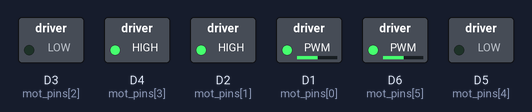
Bench run of a sketch on a simulated ESP8266 (NodeMCU). Shown: switched loads named in the sketch (green lamp = pin HIGH).

Above: at 0.1 s.
At 5.1 s:
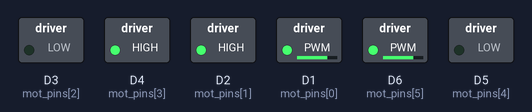
At 9.1 s:
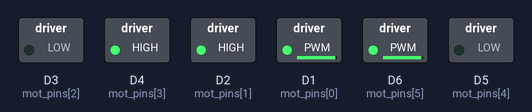
At 10.1 s:
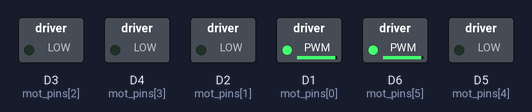
Timing chart, 0 to 11.6 s (numbered marks = the images above):
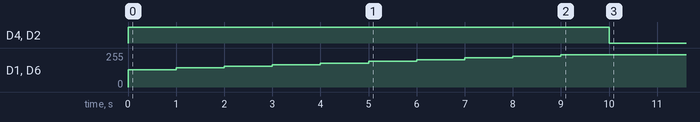

The sketch:

L298_interfacing.ino
```cpp
/*
 * L298 - interfacing
 *
 *
 */
#include "L298.h"

uint16_t i;

void setup()
{
    Serial.begin(9600);
    int d = 1000;
    config_pins();
    for(d = 0 ; d < 100 ; d+=10)
      move_tank(d, 0, 1000);

}
void loop()
{

}
```

L298.h
```cpp
#ifndef L298_H
#define L298_H

#include <arduino.h>

#define FRONT 0
#define BACK  1
#define POINT_R 2
#define POINT_L 3
#define OFF   4

uint8_t mot_pins[] = {D1, D2, D3, D4, D5, D6};

void move_tank(int speed, int dir, int duration);
void config_dir(int mode);
void config_pins();


void config_pins()
{
  analogWrite(mot_pins[0], 180);
  analogWrite(mot_pins[5], 180);
  for(int i = 1 ; i < 5 ; i++)
      pinMode(mot_pins[i], OUTPUT);
}
void move_tank(int speed, int dir, int duration)
{
    int l_speed, r_speed;
    l_speed = speed + dir;
    r_speed = speed - dir;

    l_speed = l_speed < 0 ? 0 : l_speed;
    r_speed = r_speed < 0 ? 0 : r_speed;
    l_speed = l_speed > 100 ? 100 : l_speed;
    r_speed = r_speed > 100 ? 100 : r_speed;

    l_speed = map(l_speed, 0, 100, 130, 255);
    r_speed = map(r_speed, 0, 100, 130, 255);

    //Serial.print(l_speed);
    //Serial.print(" | ");
    //Serial.println(r_speed);

    config_dir(FRONT);
    analogWrite(mot_pins[0], l_speed);
    analogWrite(mot_pins[5], r_speed);
    delay(duration);
    config_dir(OFF);
}
void config_dir(int mode)
{
    switch(mode)
    {
        case FRONT:
            digitalWrite(mot_pins[1], HIGH);
            digitalWrite(mot_pins[2], LOW);
            digitalWrite(mot_pins[3], HIGH);
            digitalWrite(mot_pins[4], LOW);
            break;
        case BACK:
            digitalWrite(mot_pins[1], LOW);
            digitalWrite(mot_pins[2], HIGH);
            digitalWrite(mot_pins[3], LOW);
            digitalWrite(mot_pins[4], HIGH);
            break;
        case POINT_L:
            digitalWrite(mot_pins[1], LOW);
            digitalWrite(mot_pins[2], HIGH);
            digitalWrite(mot_pins[3], HIGH);
            digitalWrite(mot_pins[4], LOW);
            break;
        case POINT_R:
            digitalWrite(mot_pins[1], HIGH);
            digitalWrite(mot_pins[2], LOW);
            digitalWrite(mot_pins[3], LOW);
            digitalWrite(mot_pins[4], HIGH);
            break;
        case OFF:
            digitalWrite(mot_pins[1], LOW);
            digitalWrite(mot_pins[2], LOW);
            digitalWrite(mot_pins[3], LOW);
            digitalWrite(mot_pins[4], LOW);
            break;
    }
}
#endif
```
